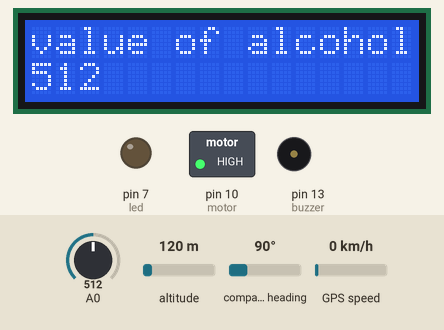
Recording of a sketch running on a simulated Arduino Uno, built with avr-gcc and run on an emulated ATmega328P. Shown: 16×2 character LCD, switched loads named in the sketch (green lamp = pin HIGH), output pins drawn as LEDs (lit = HIGH), buzzer (waves = sounding, pin HIGH). Dashed ring = blinking. Inputs (shaded band) come from the test bench; at power-on: A0 = 512, altitude 120 m, compass heading 90°, GPS speed 0 km/h. The GPS gets a fix after 3 s at 37.7749, -122.4194 with 8 satellites; the modem accepts every AT command (registered, SIM ready, sends succeed) and sends nothing else; what the sketch prints to the serial monitor is not drawn.

Above: at 7.2 s.
7.3 s: A0 set to 692
At 7.6 s:
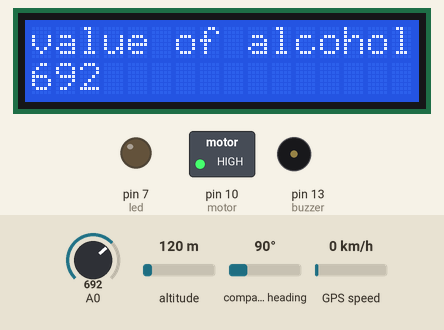
8.8 s: A0 set to 714
At 13.1 s:
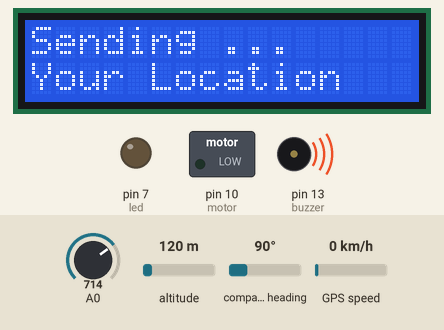
At 17.6 s:
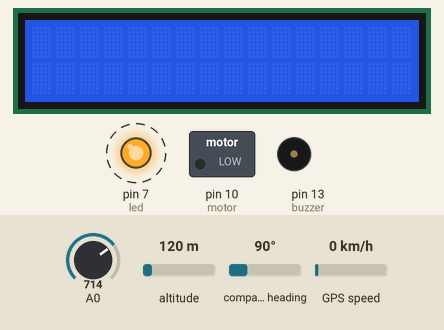
Timing chart, 0 to 19.4 s (numbered marks = the images above; inputs shaded):
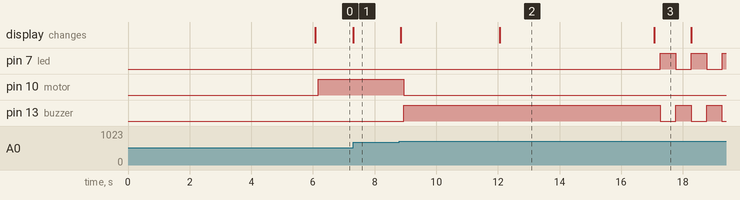

Measured:
- the behaviour switches between 700 and 701 on A0 (found by bisection; images 1 and 2)
- after the input at 7.3 s, the display: changes at once (image 1)
- after the input at 8.8 s, pin 7 (led): alternates HIGH for 0.50 s and LOW for 0.50 s, starting after 8.5 s; pin 10 (motor): HIGH → LOW after 0.15 s; pin 13 (buzzer): LOW → HIGH after 0.15 s, then repeats every 1.0 s: LOW 0.50 s, HIGH 0.50 s; the display: first changes after 0.05 s (image 2 shows a later state)
- what the display in image 2 shows lasts 5.0 s, from 12.1 s to 17.1 s

The sketch:

Alcohol_sensor_new.ino
```cpp
#include <SoftwareSerial.h>
SoftwareSerial sim(8, 9);
#include <TinyGPS++.h>
#include <LiquidCrystal.h>
const int rs = 12, en = 11, d4 = 5, d5 = 4, d6 = 3, d7 = 2;
LiquidCrystal lcd(rs, en, d4, d5, d6, d7);
float lattitude,longitude;
SoftwareSerial gpsSerial(0,1);
TinyGPSPlus gps;
int value;
#define motor 10
#define buzzer 13
#define led 7
String number = "+918059226129";
int a;
void setup()
{
pinMode(motor,OUTPUT);
pinMode(buzzer,OUTPUT);
pinMode(led,OUTPUT);
a=700;
Serial.begin(9600);
lcd.begin(16, 2);
lcd.setCursor(0,0);
lcd.print(" WELCOME ");
lcd.setCursor(0,1);
lcd.print(" ALCOHOL SENCEING ALERT");
sim.begin(9600);
gpsSerial.begin(9600);
delay(6000);
lcd.clear();
}
void loop()
{
value=analogRead(A0);
lcd.setCursor(0,0);
lcd.print("value of alcohol");
lcd.setCursor(0,1);
lcd.print(value);
delay(100);
digitalWrite(motor, HIGH);
digitalWrite(buzzer, LOW);
digitalWrite(led, LOW);
if (value > a)
{ SendMessage();
}
}
void SendMessage()
{
digitalWrite(motor, LOW);
digitalWrite(buzzer, HIGH);
boolean newData = false;
for (unsigned long start = millis(); millis() - start < 2000;)
{
while (gpsSerial.available() > 0)
{
if (gps.encode(gpsSerial.read()))
{newData = true;}
}
}
if(newData)
{
Serial.print("Latitude= ");
Serial.print(gps.location.lat(), 6);
Serial.print(" Longitude= ");
Serial.println(gps.location.lng(), 6);
newData = false;
delay(300);

sim.println("AT+CMGF=1");
delay(200);
sim.println("AT+CMGS=\"" + number + "\"\r");
delay(200);
sim.print("http://maps.google.com/maps?q=loc:");
sim.print(gps.location.lat(), 6);
sim.print(",");
sim.print(gps.location.lng(), 6);
delay(100);
sim.println((char)26);
delay(200);
Serial.println("GPS Location SMS Sent Successfully.");
lcd.clear();
lcd.setCursor(0,0);
lcd.print("Sending ... ");
lcd.setCursor(0,1);
lcd.print("Your Location");
delay(5000);
lcd.clear();
delay(200);
digitalWrite(buzzer, LOW);

while(1)
{ digitalWrite(led, HIGH);
delay(500);
digitalWrite(led, LOW);
digitalWrite(buzzer, HIGH);
delay(500);
digitalWrite(buzzer, LOW);
lcd.setCursor(0,0);
lcd.print(" High Alcohal ");
lcd.setCursor(0,1);
lcd.print(" Engine Locked ");}
}
}
```
